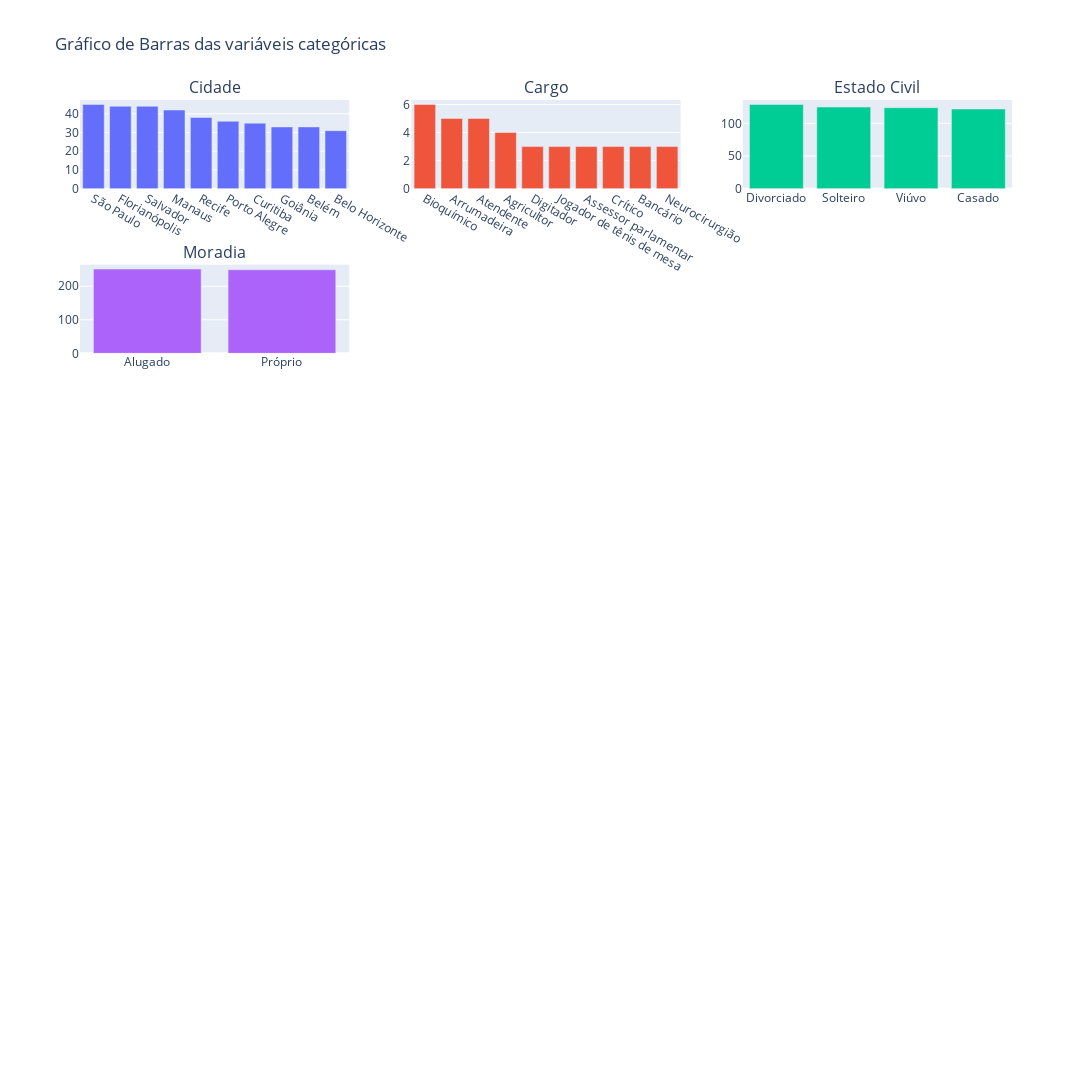

Notebook cell for this chart:
### Code cell
num_cols = 3

num_rows = math.ceil(len(num_vars)/num_cols)

fig = make_subplots(rows=num_rows, cols=num_cols, subplot_titles=cat_vars)

for i, var in enumerate(cat_vars):
    row = (i // num_cols) + 1
    col = (i % num_cols) + 1

    fig.add_trace(
        go.Bar(x=df_prospects[var].value_counts().index[:10],
               y=df_prospects[var].value_counts().values[:10],
               name=var),
        row=row, col=col
    )

fig.update_layout(
    height=500 * num_rows,
    width=1200,
    title_text='Gráfico de Barras das variáveis categóricas',
    showlegend=False
)

fig.show()

### Figure 1 — Plotly figure (JSON) as saved in the notebook; plotly's stock layout.template omitted (floating-point values rounded to 4 significant figures)
{"data": [{"name": "Cidade", "type": "bar", "x": ["São Paulo", "Florianópolis", "Salvador", "Manaus", "Recife", "Porto Alegre", "Curitiba", "Goiânia", "Belém", "Belo Horizonte"], "xaxis": "x", "y": [45, 44, 44, 42, 38, 36, 35, 33, 33, 31], "yaxis": "y"}, {"name": "Cargo", "type": "bar", "x": ["Bioquímico", "Arrumadeira", "Atendente", "Agricultor", "Digitador", "Jogador de tênis de mesa", "Assessor parlamentar", "Crítico", "Bancário", "Neurocirurgião"], "xaxis": "x2", "y": [6, 5, 5, 4, 3, 3, 3, 3, 3, 3], "yaxis": "y2"}, {"name": "Estado Civil", "type": "bar", "x": ["Divorciado", "Solteiro", "Viúvo", "Casado"], "xaxis": "x3", "y": [129, 125, 124, 122], "yaxis": "y3"}, {"name": "Moradia", "type": "bar", "x": ["Alugado", "Próprio"], "xaxis": "x4", "y": [251, 249], "yaxis": "y4"}], "layout": {"annotations": [{"font": {"size": 16}, "showarrow": false, "text": "Cidade", "x": 0.1444, "xanchor": "center", "xref": "paper", "y": 1.0, "yanchor": "bottom", "yref": "paper"}, {"font": {"size": 16}, "showarrow": false, "text": "Cargo", "x": 0.5, "xanchor": "center", "xref": "paper", "y": 1.0, "yanchor": "bottom", "yref": "paper"}, {"font": {"size": 16}, "showarrow": false, "text": "Estado Civil", "x": 0.8556, "xanchor": "center", "xref": "paper", "y": 1.0, "yanchor": "bottom", "yref": "paper"}, {"font": {"size": 16}, "showarrow": false, "text": "Moradia", "x": 0.1444, "xanchor": "center", "xref": "paper", "y": 0.8194, "yanchor": "bottom", "yref": "paper"}], "height": 3000, "showlegend": false, "title": {"text": "Gráfico de Barras das variáveis categóricas"}, "width": 1200, "xaxis": {"anchor": "y", "domain": [0, 0.2889]}, "xaxis10": {"anchor": "y10", "domain": [0, 0.2889]}, "xaxis11": {"anchor": "y11", "domain": [0.3556, 0.6444]}, "xaxis12": {"anchor": "y12", "domain": [0.7111, 1]}, "xaxis13": {"anchor": "y13", "domain": [0, 0.2889]}, "xaxis14": {"anchor": "y14", "domain": [0.3556, 0.6444]}, "xaxis15": {"anchor": "y15", "domain": [0.7111, 1]}, "xaxis16": {"anchor": "y16", "domain": [0, 0.2889]}, "xaxis17": {"anchor": "y17", "domain": [0.3556, 0.6444]}, "xaxis18": {"anchor": "y18", "domain": [0.7111, 1]}, "xaxis2": {"anchor": "y2", "domain": [0.3556, 0.6444]}, "xaxis3": {"anchor": "y3", "domain": [0.7111, 1]}, "xaxis4": {"anchor": "y4", "domain": [0, 0.2889]}, "xaxis5": {"anchor": "y5", "domain": [0.3556, 0.6444]}, "xaxis6": {"anchor": "y6", "domain": [0.7111, 1]}, "xaxis7": {"anchor": "y7", "domain": [0, 0.2889]}, "xaxis8": {"anchor": "y8", "domain": [0.3556, 0.6444]}, "xaxis9": {"anchor": "y9", "domain": [0.7111, 1]}, "yaxis": {"anchor": "x", "domain": [0.9028, 1.0]}, "yaxis10": {"anchor": "x10", "domain": [0.3611, 0.4583]}, "yaxis11": {"anchor": "x11", "domain": [0.3611, 0.4583]}, "yaxis12": {"anchor": "x12", "domain": [0.3611, 0.4583]}, "yaxis13": {"anchor": "x13", "domain": [0.1806, 0.2778]}, "yaxis14": {"anchor": "x14", "domain": [0.1806, 0.2778]}, "yaxis15": {"anchor": "x15", "domain": [0.1806, 0.2778]}, "yaxis16": {"anchor": "x16", "domain": [0, 0.09722]}, "yaxis17": {"anchor": "x17", "domain": [0, 0.09722]}, "yaxis18": {"anchor": "x18", "domain": [0, 0.09722]}, "yaxis2": {"anchor": "x2", "domain": [0.9028, 1.0]}, "yaxis3": {"anchor": "x3", "domain": [0.9028, 1.0]}, "yaxis4": {"anchor": "x4", "domain": [0.7222, 0.8194]}, "yaxis5": {"anchor": "x5", "domain": [0.7222, 0.8194]}, "yaxis6": {"anchor": "x6", "domain": [0.7222, 0.8194]}, "yaxis7": {"anchor": "x7", "domain": [0.5417, 0.6389]}, "yaxis8": {"anchor": "x8", "domain": [0.5417, 0.6389]}, "yaxis9": {"anchor": "x9", "domain": [0.5417, 0.6389]}}}
